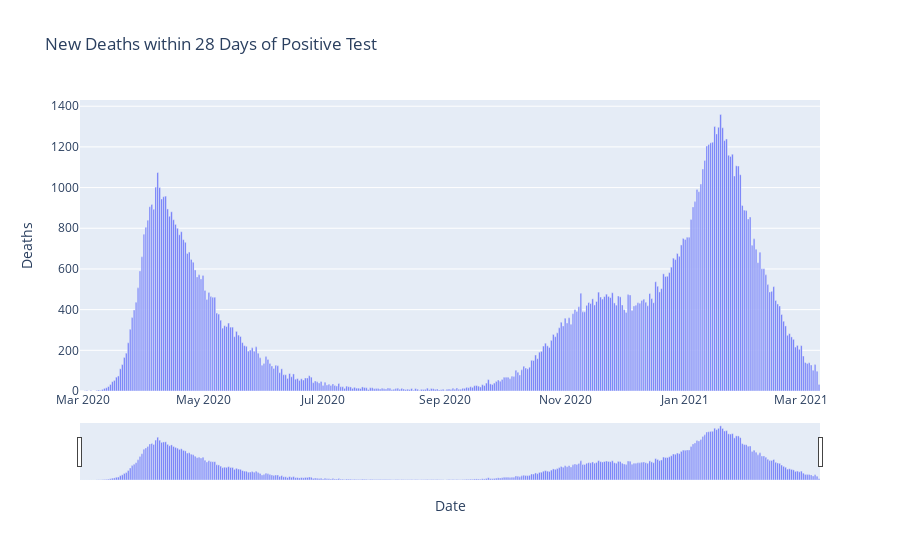

Notebook code for this chart:
### Markdown cell above
### Deaths

### Code cell
def plot_interactive_bar_chart(df1):
    fig = go.Figure()

    #Create the interactive bar chart
    fig.add_trace(go.Bar(
        x=df1['date'],
        y=df1['newDeaths28DaysByDeathDate'],
        name='New Deaths within 28 Days of Positive Test'
    ))

    #Set the labels and title
    fig.update_layout(
        title='New Deaths within 28 Days of Positive Test',
        xaxis_title='Date',
        yaxis_title='Deaths',
        hovermode='x',
        xaxis=dict(rangeslider=dict(visible=True), type='date'),
        height=700
    )

    #Show the plot
    fig.show()


#Convert the date column to a datetime object
df1['date'] = pd.to_datetime(df1['date'], format='%d/%m/%Y')

#Sort the data by date
df1.sort_values(by='date', inplace=True)

#Call the function to plot the interactive bar chart
plot_interactive_bar_chart(df1)

### Figure 1 — Plotly figure (JSON) as saved in the notebook; plotly's stock layout.template omitted (floating-point values rounded to 4 significant figures; data arrays with more than 128 entries replaced by an {"elided": "..."} marker saying what was removed)
{"data": [{"name": "New Deaths within 28 Days of Positive Test", "x": {"elided": "376 str values"}, "y": {"elided": "376 int values"}, "type": "bar"}], "layout": {"xaxis": {"rangeslider": {"visible": true, "yaxis": {"_template": null, "rangemode": "match"}, "autorange": true, "range": ["2020-02-28 12:00", "2021-03-10 12:00"]}, "title": {"text": "Date"}, "type": "date", "range": ["2020-02-28 12:00", "2021-03-10 12:00"], "autorange": true}, "title": {"text": "New Deaths within 28 Days of Positive Test"}, "yaxis": {"title": {"text": "Deaths"}, "type": "linear", "range": [0, 1431.0], "autorange": true}, "hovermode": "x", "autosize": true}}
